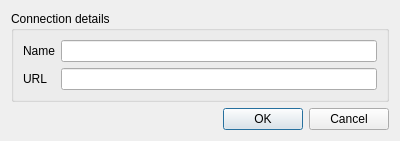
<?xml version="1.0" encoding="UTF-8"?>
<ui version="4.0">
 <class>NewCSWConnectionDialog</class>
 <widget class="QDialog" name="NewCSWConnectionDialog">
  <property name="geometry">
   <rect>
    <x>0</x>
    <y>0</y>
    <width>400</width>
    <height>138</height>
   </rect>
  </property>
  <property name="windowTitle">
   <string>Create a new CSW connection</string>
  </property>
  <layout class="QVBoxLayout" name="verticalLayout">
   <item>
    <widget class="QGroupBox" name="groupBox">
     <property name="title">
      <string>Connection details</string>
     </property>
     <layout class="QFormLayout" name="formLayout">
      <item row="0" column="0">
       <widget class="QLabel" name="label">
        <property name="text">
         <string>Name</string>
        </property>
       </widget>
      </item>
      <item row="0" column="1">
       <widget class="QLineEdit" name="leName"/>
      </item>
      <item row="1" column="0">
       <widget class="QLabel" name="label_2">
        <property name="text">
         <string>URL</string>
        </property>
       </widget>
      </item>
      <item row="1" column="1">
       <widget class="QLineEdit" name="leURL"/>
      </item>
     </layout>
    </widget>
   </item>
   <item>
    <widget class="QDialogButtonBox" name="buttonBox">
     <property name="orientation">
      <enum>Qt::Horizontal</enum>
     </property>
     <property name="standardButtons">
      <set>QDialogButtonBox::Cancel|QDialogButtonBox::Ok</set>
     </property>
    </widget>
   </item>
  </layout>
 </widget>
 <resources/>
 <connections>
  <connection>
   <sender>buttonBox</sender>
   <signal>accepted()</signal>
   <receiver>NewCSWConnectionDialog</receiver>
   <slot>accept()</slot>
   <hints>
    <hint type="sourcelabel">
     <x>248</x>
     <y>254</y>
    </hint>
    <hint type="destinationlabel">
     <x>157</x>
     <y>274</y>
    </hint>
   </hints>
  </connection>
  <connection>
   <sender>buttonBox</sender>
   <signal>rejected()</signal>
   <receiver>NewCSWConnectionDialog</receiver>
   <slot>reject()</slot>
   <hints>
    <hint type="sourcelabel">
     <x>316</x>
     <y>260</y>
    </hint>
    <hint type="destinationlabel">
     <x>286</x>
     <y>274</y>
    </hint>
   </hints>
  </connection>
 </connections>
</ui>
